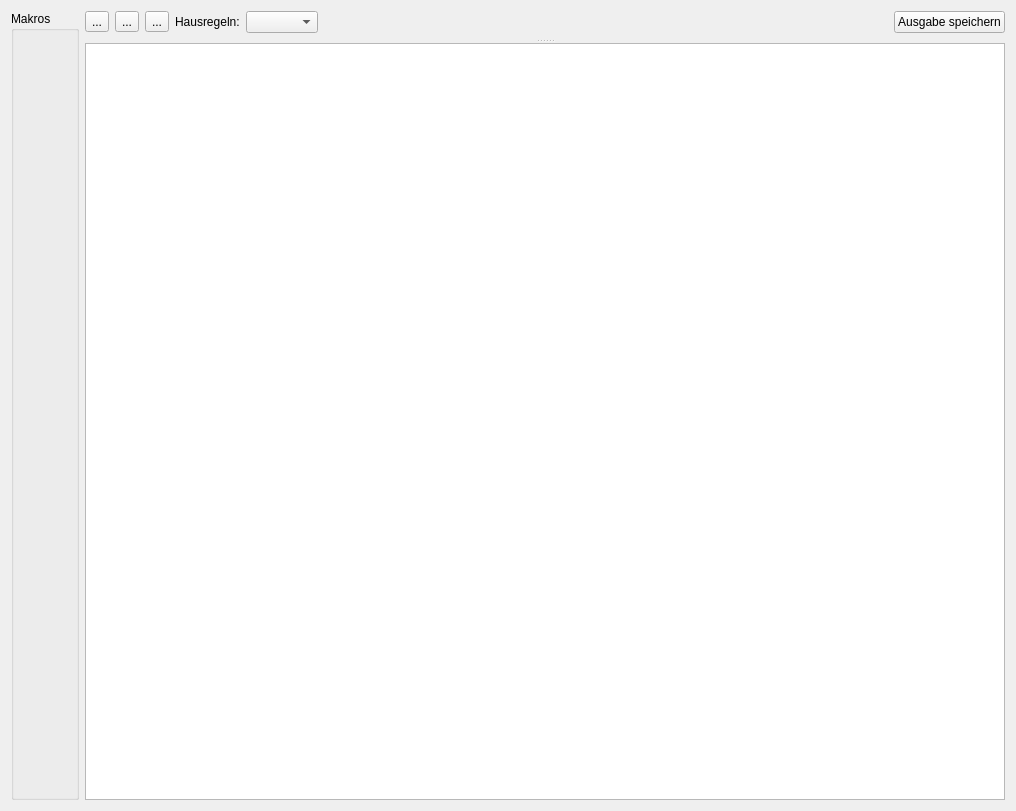
<?xml version="1.0" encoding="UTF-8"?>
<ui version="4.0">
 <class>formMain</class>
 <widget class="QWidget" name="formMain">
  <property name="windowModality">
   <enum>Qt::ApplicationModal</enum>
  </property>
  <property name="geometry">
   <rect>
    <x>0</x>
    <y>0</y>
    <width>1016</width>
    <height>811</height>
   </rect>
  </property>
  <property name="sizePolicy">
   <sizepolicy hsizetype="Preferred" vsizetype="Preferred">
    <horstretch>0</horstretch>
    <verstretch>0</verstretch>
   </sizepolicy>
  </property>
  <property name="windowTitle">
   <string>SephMakro</string>
  </property>
  <layout class="QGridLayout" name="gridLayout">
   <item row="1" column="2">
    <widget class="QSplitter" name="splitter">
     <property name="orientation">
      <enum>Qt::Vertical</enum>
     </property>
     <widget class="QWidget" name="horizontalLayoutWidget">
      <layout class="QHBoxLayout" name="horizontalLayout"/>
     </widget>
     <widget class="QPlainTextEdit" name="teOutput">
      <property name="readOnly">
       <bool>true</bool>
      </property>
     </widget>
    </widget>
   </item>
   <item row="0" column="2">
    <layout class="QHBoxLayout" name="horizontalLayout_2">
     <item>
      <widget class="QToolButton" name="buttonRun">
       <property name="text">
        <string>...</string>
       </property>
       <property name="shortcut">
        <string>F5</string>
       </property>
       <property name="class" stdset="0">
        <string>icon</string>
       </property>
      </widget>
     </item>
     <item>
      <widget class="QToolButton" name="buttonLoad">
       <property name="text">
        <string>...</string>
       </property>
       <property name="shortcut">
        <string>Ctrl+O</string>
       </property>
       <property name="class" stdset="0">
        <string>icon</string>
       </property>
      </widget>
     </item>
     <item>
      <widget class="QToolButton" name="buttonSave">
       <property name="text">
        <string>...</string>
       </property>
       <property name="shortcut">
        <string>Ctrl+S</string>
       </property>
       <property name="class" stdset="0">
        <string>icon</string>
       </property>
      </widget>
     </item>
     <item>
      <widget class="QLabel" name="label">
       <property name="text">
        <string>Hausregeln:</string>
       </property>
      </widget>
     </item>
     <item>
      <widget class="QComboBox" name="comboDB"/>
     </item>
     <item>
      <spacer name="horizontalSpacer">
       <property name="orientation">
        <enum>Qt::Horizontal</enum>
       </property>
       <property name="sizeHint" stdset="0">
        <size>
         <width>40</width>
         <height>20</height>
        </size>
       </property>
      </spacer>
     </item>
     <item>
      <widget class="QPushButton" name="buttonSaveOutput">
       <property name="maximumSize">
        <size>
         <width>120</width>
         <height>16777215</height>
        </size>
       </property>
       <property name="text">
        <string>Ausgabe speichern</string>
       </property>
      </widget>
     </item>
    </layout>
   </item>
   <item row="0" column="0" rowspan="2">
    <widget class="QGroupBox" name="makroListLayout">
     <property name="title">
      <string>Makros</string>
     </property>
     <layout class="QVBoxLayout" name="verticalLayout"/>
    </widget>
   </item>
  </layout>
 </widget>
 <resources/>
 <connections/>
</ui>
